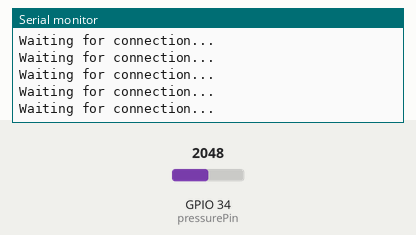
Recording of a sketch running on a simulated ESP32. Shown: the last lines printed to the serial monitor. The test bench sets the inputs (shaded band); at power-on: GPIO 34 (pressurePin) = 2048. Nothing arrives over Bluetooth unless stated; a phone connects over Bluetooth LE 3 s after start.

Above: at 3.9 s.
4.0 s: GPIO 34 (pressurePin) set to 2866
At 4.0 s:
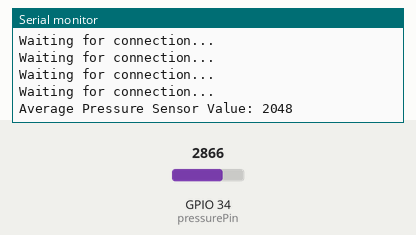
5.5 s: GPIO 34 (pressurePin) set to 3603
At 6.6 s:
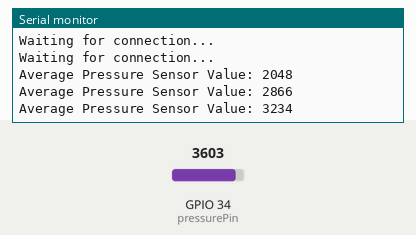
Timing chart, 0 to 8.5 s (numbered marks = the images above; inputs shaded):
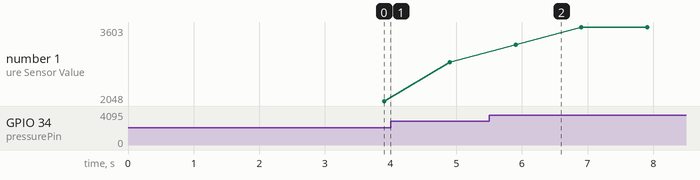

The sketch:

ESP_32.ino
```cpp
#include <ArduinoBLE.h>

const int pressurePin = 34;
int pressureValue = 0;
int baselineValue = 0;
int maxPressure = 4095;
bool isBaselineSet = false;

unsigned long previousMillis = 0;
const long interval = 100;

int totalPressure = 0;
const int numReadings = 10;
int readingCount = 0;

BLEService signalService("180F");
BLECharacteristic pressureCharacteristic("2A19", BLERead, 20);

void setup() {
  Serial.begin(115200);
  pinMode(pressurePin, INPUT);

  if (!BLE.begin()) {
    Serial.println("BLE initialization failed!");
    while (1);
  }

  BLE.setLocalName("ESP32_Bluetooth");
  BLE.setAdvertisedService(signalService);
  signalService.addCharacteristic(pressureCharacteristic);
  BLE.addService(signalService);
  BLE.advertise();

  Serial.println("BLE Started! Waiting for connection...");
}

void loop() {
  if (!BLE.connected()) {
    Serial.println("Waiting for connection...");
    delay(500);
    return;
  }

  unsigned long currentMillis = millis();

  if (currentMillis - previousMillis >= interval) {
    previousMillis = currentMillis;

    pressureValue = analogRead(pressurePin);
    totalPressure += pressureValue;
    readingCount++;

    if (readingCount >= numReadings) {
      int averagePressure = totalPressure / numReadings;
      Serial.print("Average Pressure Sensor Value: ");
      Serial.println(averagePressure);

      String pressureStr = String(averagePressure);

      pressureCharacteristic.setValue(pressureStr.c_str());

      totalPressure = 0;
      readingCount = 0;

      delay(100);
    }
  }
}
```

Measured:
- after the input at 5.5 s, the serial monitor: prints a new line after 0.41 s (image 2)
- plotted number 1: 2048 → 2866 after the input at 4.0 s, 2866 → 3603 after the input at 5.5 s
